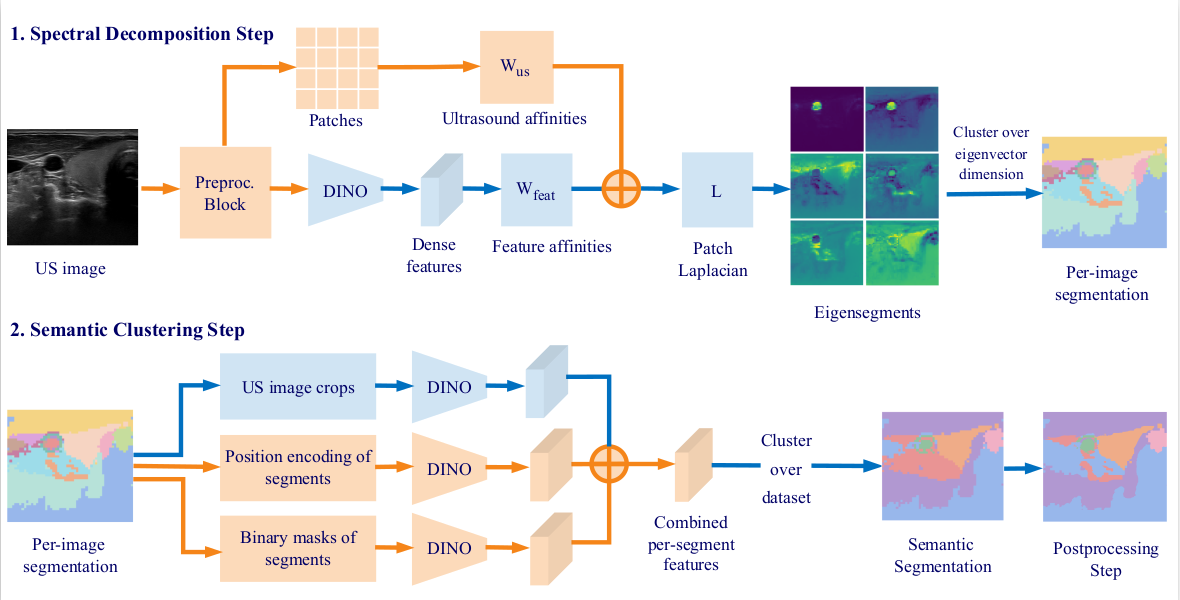
#> input picture pipeline.png, 1180 x 600 px
$ python generate_slic.py ../.. out
#> lines starting #> are read from the running program, lines starting #| are printed output that depends on the picture
import os
from PIL import Image
import numpy as np
import argparse
from skimage import io
import matplotlib.pyplot as plt

# from skimage.data import lena
from skimage.segmentation import felzenszwalb, slic, quickshift
from skimage.segmentation import mark_boundaries
from skimage.util import img_as_float

def generate_slic(input_folder, output_folder):
    # Create output folder if it doesn't exist
#> called with input_folder = '../..', output_folder = 'out'
    if not os.path.exists(output_folder):
        os.makedirs(output_folder)

    # Loop through images in input folder
    for filename in os.listdir(input_folder):
        if filename.endswith(".png"):
            # Load PNG image
            image_path = os.path.join(input_folder, filename)
            img = io.imread(image_path, as_gray=False, plugin='matplotlib')
#> img is the input picture: shape (600, 1180, 3) float32; mean R, G, B 0.898, 0.898, 0.903
            img = img_as_float(img)
            segmap = slic(img, n_segments=15, compactness=0.1, min_size_factor=0.01, sigma=0.1, channel_axis=None)
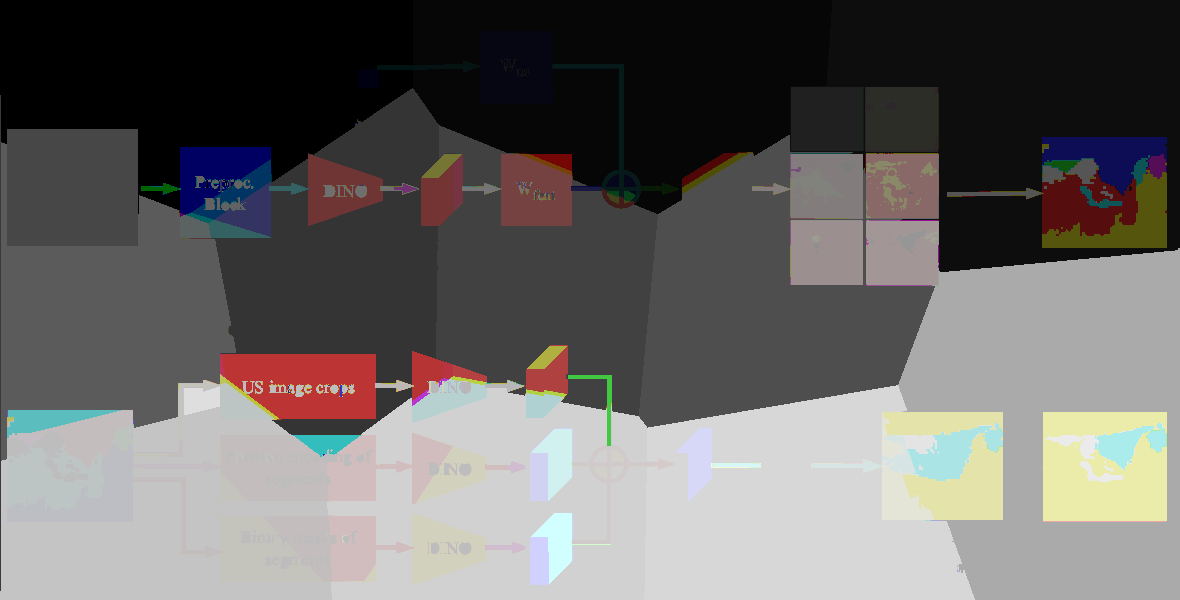
#> segmap: shape (600, 1180, 3) int64; mean R, G, B 17.2, 16.8, 16.6; drawn with min black and max white

            # Round normalized values and convert to uint8
            segmap = np.round(segmap).astype(np.uint8)
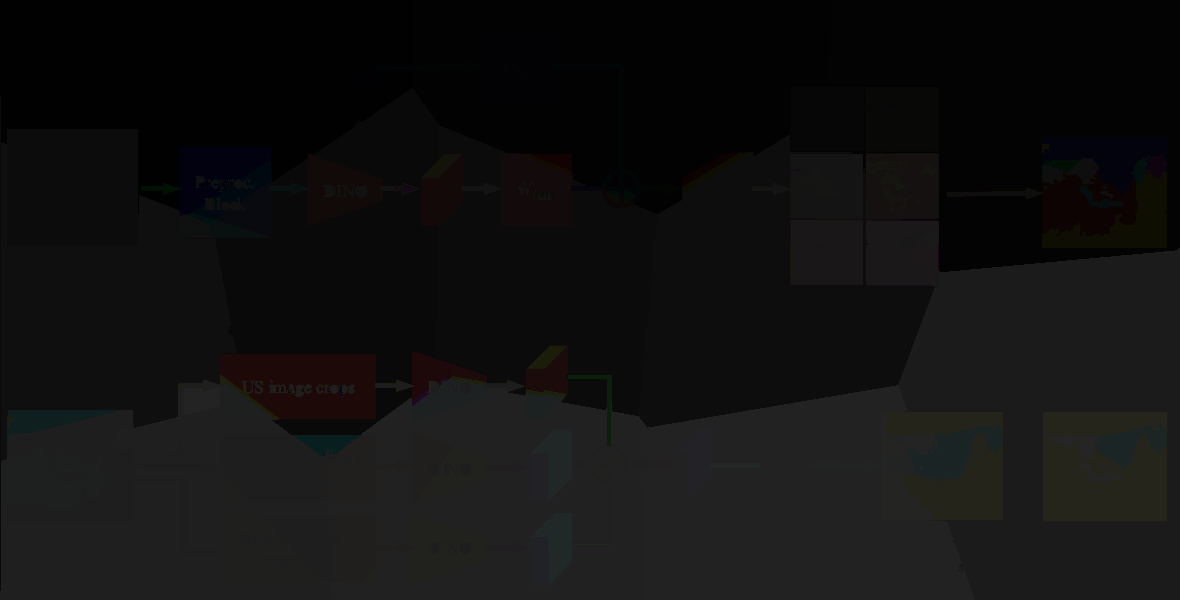
#> segmap: shape (600, 1180, 3); mean R, G, B 17.2, 16.8, 16.6

            # Convert array back to image
            segmap = Image.fromarray(segmap)

            # Save normalized image to output folder
            output_path = os.path.join(output_folder, filename)
            segmap.save(output_path)

def main():
    parser = argparse.ArgumentParser(description="Generate slic segmentation in a folder.")
    parser.add_argument("input_folder", help="Path to the input folder containing PNG images.")
    parser.add_argument("output_folder", help="Path to the output folder for saving normalized images.")
    args = parser.parse_args()

    generate_slic(args.input_folder, args.output_folder)

if __name__ == "__main__":
    main()
